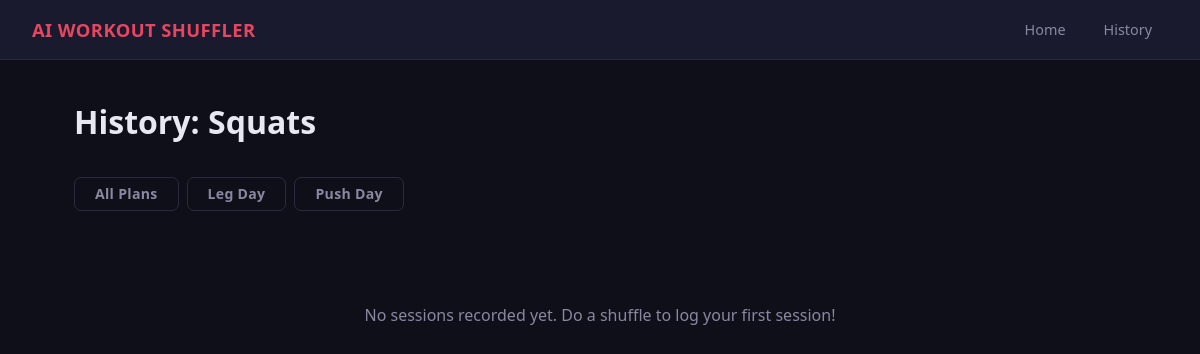
Screenshot of /history/Squats with the database file from the repository.
### workout_shuffler/services/db.py (models this page shows)
class ExerciseTable(Base):
    __tablename__ = 'exercises'
    id = Column(Integer, primary_key=True, autoincrement=True)
    plan_id = Column(Integer, ForeignKey('plans.id', ondelete='CASCADE'))
    name = Column(String, nullable=False)
    muscle_group = Column(String)
    difficulty = Column(String)
    duration_min = Column(Integer)
    plan = relationship('PlanTable', back_populates='exercises')

class PlanTable(Base):
    __tablename__ = 'plans'
    id = Column(Integer, primary_key=True, autoincrement=True)
    name = Column(String, unique=True, nullable=False)
    exercises = relationship('ExerciseTable', back_populates='plan', cascade='all, delete-orphan')

### workout_shuffler/routes/history_routes.py (the view)
@history_bp.route('/history/<name>')
def plan_history(name):
    sessions = _manager().get_history_for(name)
    plan_names = [p.name for p in _manager().get_all_plans()]
    return render_template('history.html', sessions=sessions, plan_names=plan_names, active_plan=name)

### workout_shuffler/models/workout_manager.py (called while the page is built)
    def get_all_plans(self) -> list[WorkoutPlan]:
        session = self.db.get_session()
        try:
            rows = session.query(PlanTable).all()
            return [
                WorkoutPlan(
                    row.id, row.name,
                    [Exercise(e.id, e.name, e.muscle_group, e.difficulty, e.duration_min)
                     for e in row.exercises]
                )
                for row in rows
            ]
        finally:
            session.close()

    def get_history_for(self, plan_name: str) -> list[WorkoutSession]:
        session = self.db.get_session()
        try:
            rows = (
                session.query(SessionTable)
                .filter_by(plan_name=plan_name)
                .order_by(SessionTable.id.desc())
                .all()
            )
            return [
                WorkoutSession(r.id, r.plan_id, r.plan_name, r.date, r.order_used)
                for r in rows
            ]
        finally:
            session.close()

### workout_shuffler/routes/history_routes.py (called while the page is built)
def _manager():
    return current_app.config['manager']

### workout_shuffler/services/db.py (called while the page is built)
    def get_session(self):
        return self.Session()

### workout_shuffler/templates/history.html (shortened to what this page needs)
{% extends 'base.html' %}
{% block content %}
<div class="page-header">
    <h1>{% if active_plan %}History: {{ active_plan }}{% else %}Workout History{% endif %}</h1>
</div>
<div class="filter-bar">
    <a href="{{ url_for('history.all_history') }}"
       class="btn {% if not active_plan %}btn-primary{% else %}btn-ghost{% endif %}">
        All Plans
    </a>
    {% for pname in plan_names %}
    <a href="{{ url_for('history.plan_history', name=pname) }}"
       class="btn {% if active_plan == pname %}btn-primary{% else %}btn-ghost{% endif %}">
        {{ pname }}
    </a>
    {% endfor %}
</div>
{% if sessions %}
<div class="card">
    <table class="exercise-table">
        <thead>
            <tr>
                <th>Date</th>
                <th>Plan</th>
                <th>Exercise Order Used</th>
            </tr>
        </thead>
        <tbody>
            {% for s in sessions %}
            <tr>
                <td>{{ s.date }}</td>
                <td>
                    <a href="{{ url_for('plans.view_plan', name=s.plan_name) }}" class="plan-link">
                        {{ s.plan_name }}
                    </a>
                </td>
                <td class="order-cell">{{ s.order_used }}</td>
            </tr>
            {% endfor %}
        </tbody>
    </table>
</div>
{% else %}
<div class="empty-state">
    <p>No sessions recorded yet. Do a shuffle to log your first session!</p>
</div>
{% endif %}
{% endblock %}

### workout_shuffler/static/style.css (style rules this page uses)
*, *::before, *::after { box-sizing: border-box; margin: 0; padding: 0; }
:root { --bg: #0f0f1a; --surface: #1a1a2e; --surface2: #16213e; --accent: #e94560; --accent-hover: #c73652; --ai: #7c3aed; --ai-hover: #6d28d9; --success: #10b981; --success-hover:#059669; --warning: #f59e0b; --danger: #ef4444; --danger-hover: #dc2626; --text: #e8e8f0; --text-muted: #8888a0; --border: #2a2a3e; --radius: 10px; --shadow: 0 4px 24px rgba(0,0,0,.45); }
body { background: var(--bg); color: var(--text); font-family: 'Segoe UI', system-ui, -apple-system, sans-serif; min-height: 100vh; line-height: 1.6; }
a { color: inherit; text-decoration: none; }
.page-header { display: flex; align-items: flex-start; justify-content: space-between; margin-bottom: 30px; flex-wrap: wrap; gap: 14px; }
.page-header h1 { font-size: 2rem; font-weight: 700; }
.btn { display: inline-flex; align-items: center; gap: 6px; padding: 9px 20px; border-radius: 7px; font-size: .88rem; font-weight: 600; border: none; cursor: pointer; transition: background .15s, transform .1s, box-shadow .15s; letter-spacing: .3px; white-space: nowrap; line-height: 1; }
.btn-ghost { background: transparent; color: var(--text-muted); border: 1px solid var(--border); }
.filter-bar { display: flex; flex-wrap: wrap; gap: 8px; margin-bottom: 22px; }
.empty-state { text-align: center; padding: 70px 24px; color: var(--text-muted); }
.empty-state p { font-size: 1rem; margin-bottom: 18px; }

### rows the page displays
ExerciseTable: name "Squats"
PlanTable: name "Leg Day"
PlanTable: name "Push Day"
